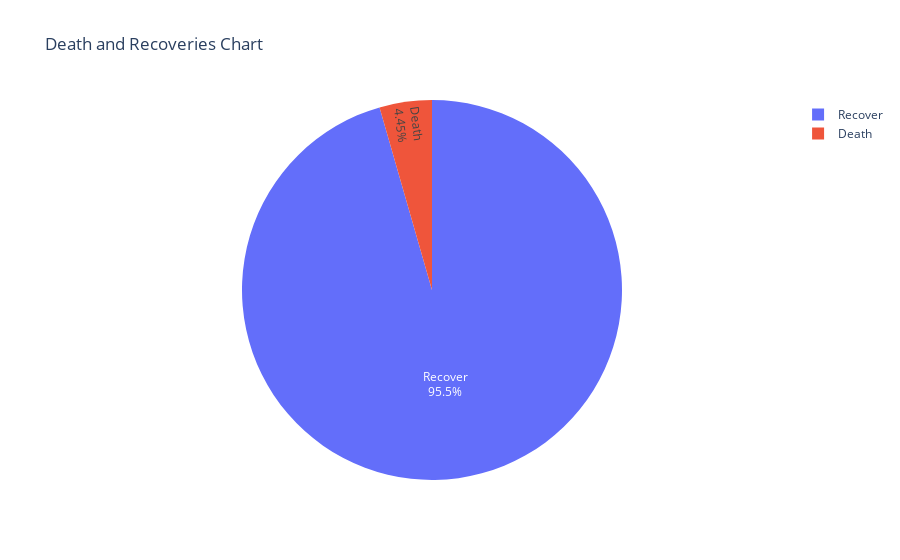

Notebook cell for this chart:
### Code cell
import plotly.express as px

# Summing up the columns
death = covid_df["Deaths / 100 Cases"].sum()
recover = covid_df["Recovered / 100 Cases"].sum()
death_recover = covid_df["Deaths / 100 Recovered"].sum()

# Print the values to check
print(f"Death: {death}, Recover: {recover}, Death/Recover: {death_recover}")

# Creating a pie chart
fig = px.pie(
    names=["Death", "Recover", "Death/Recover"], 
    values=[death, recover, death_recover], 
    title='Death and Recoveries Chart'
)

# Increase visibility by using annotations or setting a minimum slice size
fig.update_traces(textposition='inside', textinfo='percent+label')

# Display the pie chart
fig.show()

### Figure 1 — Plotly figure (JSON) as saved in the notebook; plotly's stock layout.template omitted (floating-point values rounded to 4 significant figures)
{"data": [{"domain": {"x": [0, 1], "y": [0, 1]}, "hovertemplate": "label=%{label}<br>value=%{value}<extra></extra>", "labels": ["Death", "Recover", "Death/Recover"], "legendgroup": "", "name": "", "showlegend": true, "textinfo": "percent+label", "textposition": "inside", "type": "pie", "values": [564.6, 12120.0, null]}], "layout": {"legend": {"tracegroupgap": 0}, "title": {"text": "Death and Recoveries Chart"}}}
